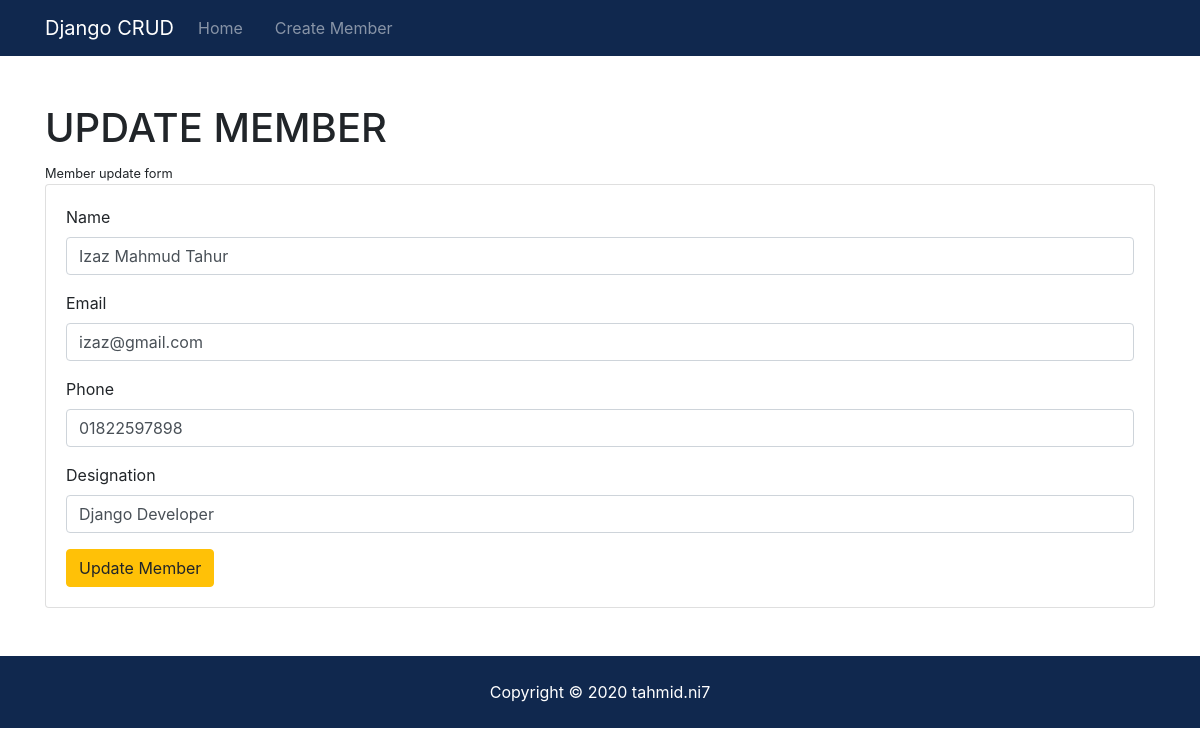
Page /edit/29 on the earlier database version.
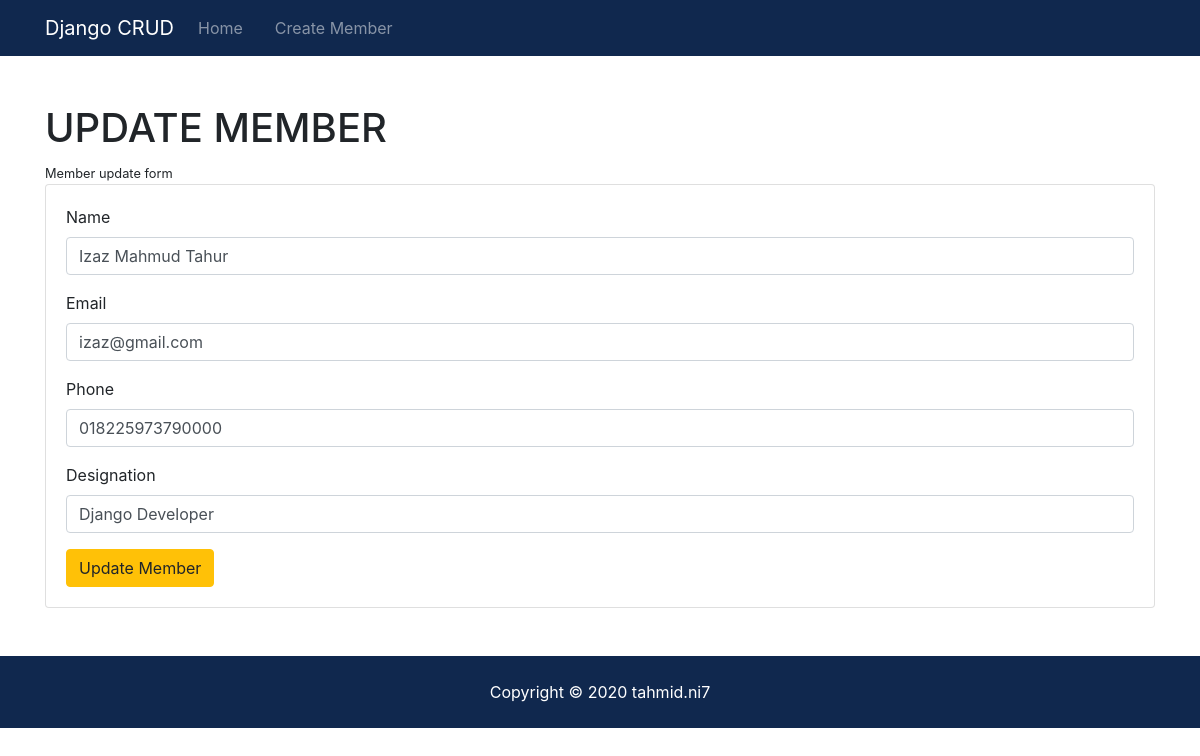
Same page on the later database version.
### crud/models.py (models this page shows, shortened)
class Member(models.Model):
    name = models.CharField(max_length=100)
    email = models.EmailField(max_length=50)
    phone = models.CharField(max_length=15)
    designation = models.CharField(max_length=100, blank=True)
    is_active = models.BooleanField(default=True)

### crud/views.py (the view)
# urls.py: path('edit/<int:member_id>', views.edit, name='edit'),
def edit(request, member_id):
    member = get_object_or_404(Member, pk=member_id)
    form = MemberForm(instance=member)
    context = {
        'member': member,
        'form': form
    }
    return render(request, 'crud/edit.html', context)

### crud/forms.py (shortened to what this page needs)
class MemberForm(forms.ModelForm):
    name = forms.CharField(widget=forms.TextInput(
        attrs={'class': 'form-control'}),
        max_length=100)
    email = forms.EmailField(widget=forms.EmailInput(
        attrs={'class': 'form-control name'}),
        max_length=50)
    phone = forms.CharField(widget=forms.TextInput(
        attrs={'class': 'form-control'}),
        max_length=15)
    designation = forms.CharField(widget=forms.TextInput(
        attrs={'class': 'form-control'}),
        max_length=100, required=False)
    is_active = forms.BooleanField(initial=True)
    class Meta:
        model = Member
        fields = "__all__"

### templates/crud/edit.html (shortened to what this page needs)
{% extends 'base.html' %}
{% block body_block %}
<diV class="container py-5">
	<h1>UPDATE MEMBER</h1>
	<small>Member update form</small>
	<div class="card-body card">
		<form method="post" action="{% url 'update' member.id %}" novalidate>
	  <div class="form-group">
	    <label for="">Name</label>
	    {{form.name}}
	  </div>
	  <div class="form-group">
	    <label for="">Email</label>
	    {{form.email}}
	  </div>
		<div class="form-group">
		    <label for="">Phone</label>
		    {{form.phone}}
	    </div>
			<div class="form-group">
		    <label for="">Designation</label>
		    {{form.designation}}
	    </div>
	  <button type="submit" class="btn btn-warning">Update Member</button>
	</form>
	</div>
</diV>
{% endblock %}

Differences in the rows shown:
changed Member "Izaz Mahmud Tahur": phone "01822597898" → "018225973790000"
